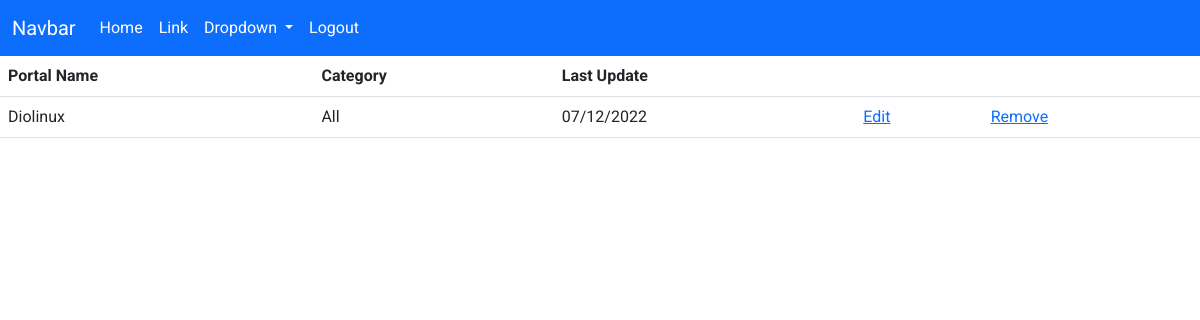
The app's page /feed/list (signed in), older data.
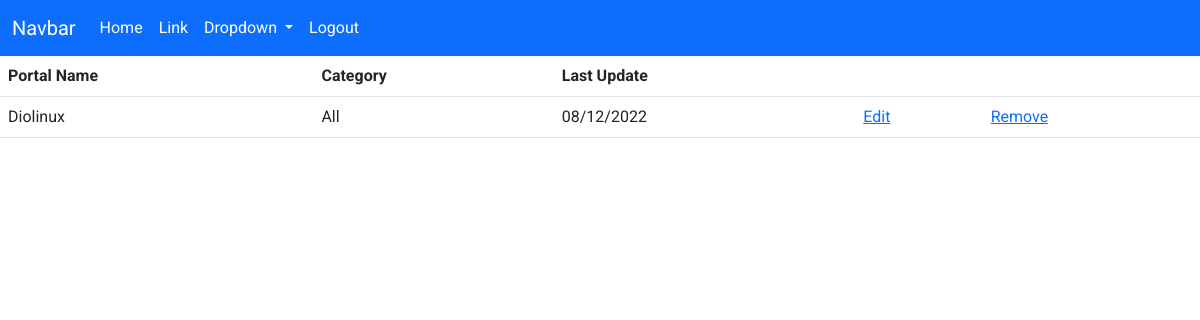
The same page, newer data.
### app/models/tables.py (models this page shows, shortened)
class Feed(db.Model):
    __tablename__ = 'feeds'
    id = db.Column(db.Integer, primary_key=True)
    portalname = db.Column(db.String, nullable=False)
    url = db.Column(db.String, nullable=False)
    description = db.Column(db.String)
    edit_date = db.Column(db.Date, nullable=False)
    user_id = db.Column(db.Integer, db.ForeignKey('users.id'))
    category_id = db.Column(db.Integer, db.ForeignKey('categories.id'))
    user = db.relationship('User', foreign_keys=user_id)
    category = db.relationship('Category', foreign_keys=category_id)

class Category(db.Model):
    __tablename__ = 'categories'
    id = db.Column(db.Integer, primary_key=True)
    name = db.Column(db.String, unique=True, nullable=False)

### app/controllers/feed.py (the view)
@app.route("/feed/list")
@login_required
def read_feed():
    stmt = select(Feed.id, Feed.portalname, Category.name, Feed.edit_date).join(
        Feed.category).where(Feed.user_id == current_user.id)
    feed = db.session.execute(stmt).all()
    return render_template("feed_list.html", feeds=feed)

### app/controllers/default.py (called while the page is built)
@login_manager.user_loader
def load_user(username):
    return User.query.get(username)

### app/models/tables.py (called while the page is built)
    @property
    def is_authenticated(self):
        return True

### app/templates/feed_list.html (shortened to what this page needs)
{% extends "layout.html" %}
{% block main %}
<table class="table">
    <thead>
        <tr>
            <th scope="col">Portal Name</th>
            <th scope="col">Category</th>
            <th scope="col">Last Update</th>
            <th scope="col"></th>
            <th scope="col"></th>
        </tr>
    </thead>
    <tbody>
        {% for feed in feeds %}
        <tr>
            <td>{{ feed[1] }}</td>
            <td>{{ feed[2] }}</td>
            <td>{{ feed[3].strftime("%d/%m/%Y") }}</td>
            <td><a href="/feed/edit/{{feed[0]}}">Edit</a></td>
            <td><a href="/feed/remove/{{feed[0]}}">Remove</a></td>
        </tr>
        {% endfor %}
    </tbody>
</table>
{% endblock %}

### app/templates/layout.html (shortened to what this page needs)
<!DOCTYPE html>
<html lang="pt-br">
<head>
    <link href="https://cdn.jsdelivr.net/npm/bootstrap@5.2.3/dist/css/bootstrap.min.css" rel="stylesheet"
>
    <link rel="stylesheet" href="{{ url_for('static', filename='css/main.css')}}">
</head>
<body>
    <nav class="navbar navbar-expand-lg bg-primary">
        <div class="container-fluid">
            <a class="navbar-brand" href="#">Navbar</a>
            <div class="collapse navbar-collapse" id="navbarSupportedContent">
                <ul class="navbar-nav me-auto mb-2 mb-lg-0">
                    <li class="nav-item">
                        <a class="nav-link active" aria-current="page" href="#">Home</a>
                    </li>
                    <li class="nav-item">
                        <a class="nav-link" href="#">Link</a>
                    </li>
                    <li class="nav-item dropdown">
                        <a class="nav-link dropdown-toggle" href="#" role="button" data-bs-toggle="dropdown"
                            aria-expanded="false">
                            Dropdown
                        </a>
                    </li>
                    <li class="nav-item">
                        <a class="nav-link" href="{{ url_for('logout') }}">Logout</a>
                    </li>
                </ul>
            </div>
        </div>
    </nav>
    {% block main %}{% endblock %}
</body>
</html>

### app/static/css/main.css (style rules this page uses)
body { font-family: 'Roboto', sans-serif; }
.nav-link, .navbar-brand { color: white!important; }

Row changes from the older to the newer data that the page shows:
changed Feed "Diolinux": edit_date "07/12/2022" → "08/12/2022"
